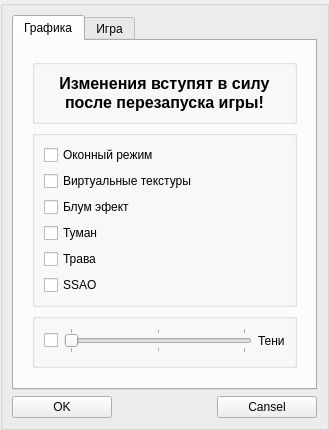
<?xml version="1.0" encoding="UTF-8"?>
<ui version="4.0">
 <class>SettingsWidget</class>
 <widget class="QWidget" name="SettingsWidget">
  <property name="geometry">
   <rect>
    <x>0</x>
    <y>0</y>
    <width>329</width>
    <height>408</height>
   </rect>
  </property>
  <property name="windowTitle">
   <string>Settings</string>
  </property>
  <layout class="QVBoxLayout" name="verticalLayout">
   <property name="margin">
    <number>0</number>
   </property>
   <item>
    <widget class="QGroupBox" name="groupBox_3">
     <layout class="QVBoxLayout" name="verticalLayout_6">
      <item>
       <widget class="QTabWidget" name="tabWidget">
        <property name="currentIndex">
         <number>0</number>
        </property>
        <widget class="QWidget" name="tab">
         <attribute name="title">
          <string>Графика</string>
         </attribute>
         <layout class="QVBoxLayout" name="verticalLayout_8">
          <item>
           <widget class="QWidget" name="widget_2" native="true">
            <layout class="QVBoxLayout" name="verticalLayout_2">
             <item>
              <widget class="QGroupBox" name="groupBox_2">
               <layout class="QVBoxLayout" name="verticalLayout_9">
                <item>
                 <widget class="QLabel" name="label_2">
                  <property name="text">
                   <string>&lt;!DOCTYPE HTML PUBLIC &quot;-//W3C//DTD HTML 4.0//EN&quot; &quot;http://www.w3.org/TR/REC-html40/strict.dtd&quot;&gt;
&lt;html&gt;&lt;head&gt;&lt;meta name=&quot;qrichtext&quot; content=&quot;1&quot; /&gt;&lt;style type=&quot;text/css&quot;&gt;
p, li { white-space: pre-wrap; }
&lt;/style&gt;&lt;/head&gt;&lt;body style=&quot; font-family:'Serif'; font-size:12pt; font-weight:400; font-style:normal;&quot;&gt;
&lt;p align=&quot;center&quot; style=&quot; margin-top:0px; margin-bottom:0px; margin-left:0px; margin-right:0px; -qt-block-indent:0; text-indent:0px;&quot;&gt;&lt;span style=&quot; font-weight:600;&quot;&gt;Изменения вступят в силу&lt;/span&gt;&lt;/p&gt;
&lt;p align=&quot;center&quot; style=&quot; margin-top:0px; margin-bottom:0px; margin-left:0px; margin-right:0px; -qt-block-indent:0; text-indent:0px;&quot;&gt;&lt;span style=&quot; font-weight:600;&quot;&gt;после перезапуска игры!&lt;/span&gt;&lt;/p&gt;&lt;/body&gt;&lt;/html&gt;</string>
                  </property>
                 </widget>
                </item>
               </layout>
              </widget>
             </item>
             <item>
              <layout class="QVBoxLayout" name="verticalLayout_3">
               <item>
                <widget class="QGroupBox" name="groupBox_4">
                 <layout class="QVBoxLayout" name="verticalLayout_7">
                  <item>
                   <widget class="QCheckBox" name="windowMode">
                    <property name="text">
                     <string>Оконный режим</string>
                    </property>
                   </widget>
                  </item>
                  <item>
                   <widget class="QCheckBox" name="virtualTexture">
                    <property name="text">
                     <string>Виртуальные текстуры</string>
                    </property>
                   </widget>
                  </item>
                  <item>
                   <widget class="QCheckBox" name="bloom">
                    <property name="text">
                     <string>Блум эфект</string>
                    </property>
                   </widget>
                  </item>
                  <item>
                   <widget class="QCheckBox" name="fog">
                    <property name="text">
                     <string>Туман</string>
                    </property>
                   </widget>
                  </item>
                  <item>
                   <widget class="QCheckBox" name="grass">
                    <property name="text">
                     <string>Трава</string>
                    </property>
                   </widget>
                  </item>
                  <item>
                   <widget class="QCheckBox" name="ssao">
                    <property name="text">
                     <string>SSAO</string>
                    </property>
                   </widget>
                  </item>
                 </layout>
                </widget>
               </item>
               <item>
                <widget class="QGroupBox" name="groupBox">
                 <layout class="QHBoxLayout" name="horizontalLayout_3">
                  <property name="bottomMargin">
                   <number>12</number>
                  </property>
                  <item>
                   <widget class="QCheckBox" name="useShadow"/>
                  </item>
                  <item>
                   <widget class="QSlider" name="shadowQuality">
                    <property name="maximum">
                     <number>2</number>
                    </property>
                    <property name="pageStep">
                     <number>1</number>
                    </property>
                    <property name="orientation">
                     <enum>Qt::Horizontal</enum>
                    </property>
                    <property name="tickPosition">
                     <enum>QSlider::TicksBothSides</enum>
                    </property>
                    <property name="tickInterval">
                     <number>1</number>
                    </property>
                   </widget>
                  </item>
                  <item>
                   <widget class="QLabel" name="label">
                    <property name="text">
                     <string>Тени</string>
                    </property>
                   </widget>
                  </item>
                 </layout>
                </widget>
               </item>
              </layout>
             </item>
             <item>
              <spacer name="verticalSpacer">
               <property name="orientation">
                <enum>Qt::Vertical</enum>
               </property>
               <property name="sizeHint" stdset="0">
                <size>
                 <width>20</width>
                 <height>200</height>
                </size>
               </property>
              </spacer>
             </item>
            </layout>
           </widget>
          </item>
         </layout>
        </widget>
        <widget class="QWidget" name="tab_2">
         <attribute name="title">
          <string>Игра</string>
         </attribute>
         <layout class="QVBoxLayout" name="verticalLayout_5">
          <item>
           <widget class="QGroupBox" name="groupBox_5">
            <layout class="QVBoxLayout" name="verticalLayout_4">
             <property name="bottomMargin">
              <number>9</number>
             </property>
             <item>
              <layout class="QHBoxLayout" name="horizontalLayout_4">
               <item>
                <widget class="QLabel" name="label_3">
                 <property name="text">
                  <string>Скорость прокрутки экрана</string>
                 </property>
                </widget>
               </item>
               <item>
                <widget class="QDoubleSpinBox" name="cameraSpeed">
                 <property name="minimum">
                  <double>0.010000000000000</double>
                 </property>
                 <property name="singleStep">
                  <double>0.010000000000000</double>
                 </property>
                </widget>
               </item>
              </layout>
             </item>
             <item>
              <layout class="QHBoxLayout" name="horizontalLayout_5">
               <property name="bottomMargin">
                <number>7</number>
               </property>
               <item>
                <widget class="QLabel" name="label_4">
                 <property name="text">
                  <string>Время отображения сообщения</string>
                 </property>
                </widget>
               </item>
               <item>
                <widget class="QSpinBox" name="messageShowTime">
                 <property name="maximum">
                  <number>999</number>
                 </property>
                 <property name="singleStep">
                  <number>5</number>
                 </property>
                 <property name="value">
                  <number>20</number>
                 </property>
                </widget>
               </item>
              </layout>
             </item>
            </layout>
           </widget>
          </item>
          <item>
           <spacer name="verticalSpacer_2">
            <property name="orientation">
             <enum>Qt::Vertical</enum>
            </property>
            <property name="sizeHint" stdset="0">
             <size>
              <width>20</width>
              <height>168</height>
             </size>
            </property>
           </spacer>
          </item>
         </layout>
        </widget>
       </widget>
      </item>
      <item>
       <widget class="QWidget" name="widget" native="true">
        <layout class="QHBoxLayout" name="horizontalLayout">
         <property name="margin">
          <number>0</number>
         </property>
         <item>
          <widget class="QPushButton" name="okButton">
           <property name="sizePolicy">
            <sizepolicy hsizetype="MinimumExpanding" vsizetype="Fixed">
             <horstretch>0</horstretch>
             <verstretch>0</verstretch>
            </sizepolicy>
           </property>
           <property name="text">
            <string>OK</string>
           </property>
          </widget>
         </item>
         <item>
          <spacer name="horizontalSpacer">
           <property name="orientation">
            <enum>Qt::Horizontal</enum>
           </property>
           <property name="sizeHint" stdset="0">
            <size>
             <width>40</width>
             <height>20</height>
            </size>
           </property>
          </spacer>
         </item>
         <item>
          <widget class="QPushButton" name="cansel">
           <property name="sizePolicy">
            <sizepolicy hsizetype="MinimumExpanding" vsizetype="Fixed">
             <horstretch>0</horstretch>
             <verstretch>0</verstretch>
            </sizepolicy>
           </property>
           <property name="text">
            <string>Cansel</string>
           </property>
          </widget>
         </item>
        </layout>
       </widget>
      </item>
     </layout>
    </widget>
   </item>
  </layout>
 </widget>
 <resources/>
 <connections/>
</ui>
